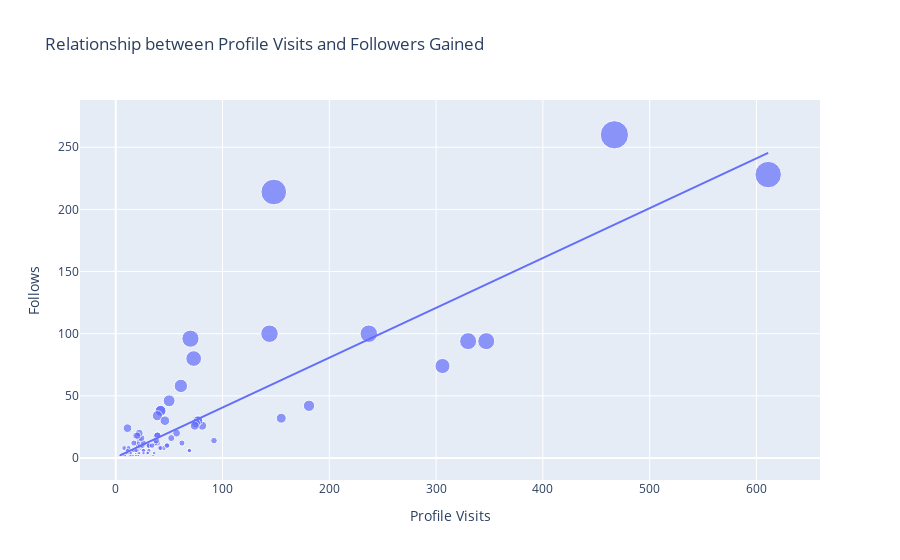

Notebook code for this chart:
### Code cell
figure = px.scatter(data_frame=data, x='Profile Visits', y='Follows', size='Follows',trendline='ols', title='Relationship between Profile Visits and Followers Gained')
figure.show()

### Figure 1 — Plotly figure (JSON) as saved in the notebook; plotly's stock layout.template omitted (floating-point values rounded to 4 significant figures)
{"data": [{"hovertemplate": "Profile Visits=%{x}<br>Follows=%{marker.size}<extra></extra>", "legendgroup": "", "marker": {"color": "#636efa", "size": [2, 10, 12, 8, 0, 2, 0, 6, 4, 6, 4, 0, 2, 4, 42, 6, 2, 2, 30, 0, 0, 24, 100, 2, 4, 6, 6, 6, 2, 2, 20, 2, 4, 8, 26, 2, 2, 4, 0, 2, 94, 8, 18, 10, 4, 4, 4, 4, 18, 38, 10, 12, 4, 4, 74, 0, 6, 6, 0, 6, 12, 10, 8, 8, 46, 12, 10, 94, 6, 10, 6, 4, 12, 16, 12, 8, 32, 8, 16, 6, 10, 10, 6, 2, 2, 30, 0, 4, 4, 18, 38, 10, 2, 4, 6, 6, 6, 2, 2, 14, 8, 14, 28, 18, 12, 34, 26, 260, 16, 96, 20, 30, 58, 100, 80, 18, 10, 214, 228], "sizemode": "area", "sizeref": 0.65, "symbol": "circle"}, "mode": "markers", "name": "", "orientation": "v", "showlegend": false, "type": "scatter", "x": [35, 48, 62, 23, 8, 9, 26, 12, 36, 31, 29, 15, 8, 20, 181, 17, 16, 21, 77, 10, 9, 11, 144, 14, 10, 19, 69, 11, 19, 9, 57, 13, 11, 24, 81, 4, 7, 14, 18, 8, 330, 21, 19, 32, 19, 21, 14, 30, 39, 42, 31, 20, 12, 22, 306, 13, 26, 16, 15, 15, 39, 21, 8, 45, 50, 37, 25, 347, 26, 48, 16, 26, 17, 52, 22, 41, 155, 12, 22, 20, 23, 25, 17, 16, 21, 77, 10, 14, 30, 39, 42, 31, 14, 10, 19, 69, 11, 19, 9, 38, 42, 92, 75, 21, 26, 39, 74, 467, 24, 70, 22, 46, 61, 237, 73, 20, 34, 148, 611], "xaxis": "x", "y": [2, 10, 12, 8, 0, 2, 0, 6, 4, 6, 4, 0, 2, 4, 42, 6, 2, 2, 30, 0, 0, 24, 100, 2, 4, 6, 6, 6, 2, 2, 20, 2, 4, 8, 26, 2, 2, 4, 0, 2, 94, 8, 18, 10, 4, 4, 4, 4, 18, 38, 10, 12, 4, 4, 74, 0, 6, 6, 0, 6, 12, 10, 8, 8, 46, 12, 10, 94, 6, 10, 6, 4, 12, 16, 12, 8, 32, 8, 16, 6, 10, 10, 6, 2, 2, 30, 0, 4, 4, 18, 38, 10, 2, 4, 6, 6, 6, 2, 2, 14, 8, 14, 28, 18, 12, 34, 26, 260, 16, 96, 20, 30, 58, 100, 80, 18, 10, 214, 228], "yaxis": "y"}, {"hovertemplate": "<b>OLS trendline</b><br>Follows = 0.400884 * Profile Visits + 0.46283<br>R<sup>2</sup>=0.727868<br><br>Profile Visits=%{x}<br>Follows=%{y} <b>(trend)</b><extra></extra>", "legendgroup": "", "marker": {"color": "#636efa", "symbol": "circle"}, "mode": "lines", "name": "", "showlegend": false, "type": "scatter", "x": [4, 7, 8, 8, 8, 8, 9, 9, 9, 9, 10, 10, 10, 10, 11, 11, 11, 11, 12, 12, 12, 13, 13, 14, 14, 14, 14, 14, 15, 15, 15, 16, 16, 16, 16, 17, 17, 17, 18, 19, 19, 19, 19, 19, 19, 20, 20, 20, 20, 21, 21, 21, 21, 21, 21, 22, 22, 22, 22, 23, 23, 24, 24, 25, 25, 26, 26, 26, 26, 26, 29, 30, 30, 31, 31, 31, 32, 34, 35, 36, 37, 38, 39, 39, 39, 39, 41, 42, 42, 42, 45, 46, 48, 48, 50, 52, 57, 61, 62, 69, 69, 70, 73, 74, 75, 77, 77, 81, 92, 144, 148, 155, 181, 237, 306, 330, 347, 467, 611], "xaxis": "x", "y": [2.066, 3.269, 3.67, 3.67, 3.67, 3.67, 4.071, 4.071, 4.071, 4.071, 4.472, 4.472, 4.472, 4.472, 4.873, 4.873, 4.873, 4.873, 5.273, 5.273, 5.273, 5.674, 5.674, 6.075, 6.075, 6.075, 6.075, 6.075, 6.476, 6.476, 6.476, 6.877, 6.877, 6.877, 6.877, 7.278, 7.278, 7.278, 7.679, 8.08, 8.08, 8.08, 8.08, 8.08, 8.08, 8.481, 8.481, 8.481, 8.481, 8.881, 8.881, 8.881, 8.881, 8.881, 8.881, 9.282, 9.282, 9.282, 9.282, 9.683, 9.683, 10.08, 10.08, 10.48, 10.48, 10.89, 10.89, 10.89, 10.89, 10.89, 12.09, 12.49, 12.49, 12.89, 12.89, 12.89, 13.29, 14.09, 14.49, 14.89, 15.3, 15.7, 16.1, 16.1, 16.1, 16.1, 16.9, 17.3, 17.3, 17.3, 18.5, 18.9, 19.71, 19.71, 20.51, 21.31, 23.31, 24.92, 25.32, 28.12, 28.12, 28.52, 29.73, 30.13, 30.53, 31.33, 31.33, 32.93, 37.34, 58.19, 59.79, 62.6, 73.02, 95.47, 123.1, 132.8, 139.6, 187.7, 245.4], "yaxis": "y"}], "layout": {"legend": {"itemsizing": "constant", "tracegroupgap": 0}, "title": {"text": "Relationship between Profile Visits and Followers Gained"}, "xaxis": {"anchor": "y", "domain": [0, 1], "title": {"text": "Profile Visits"}}, "yaxis": {"anchor": "x", "domain": [0, 1], "title": {"text": "Follows"}}}}
